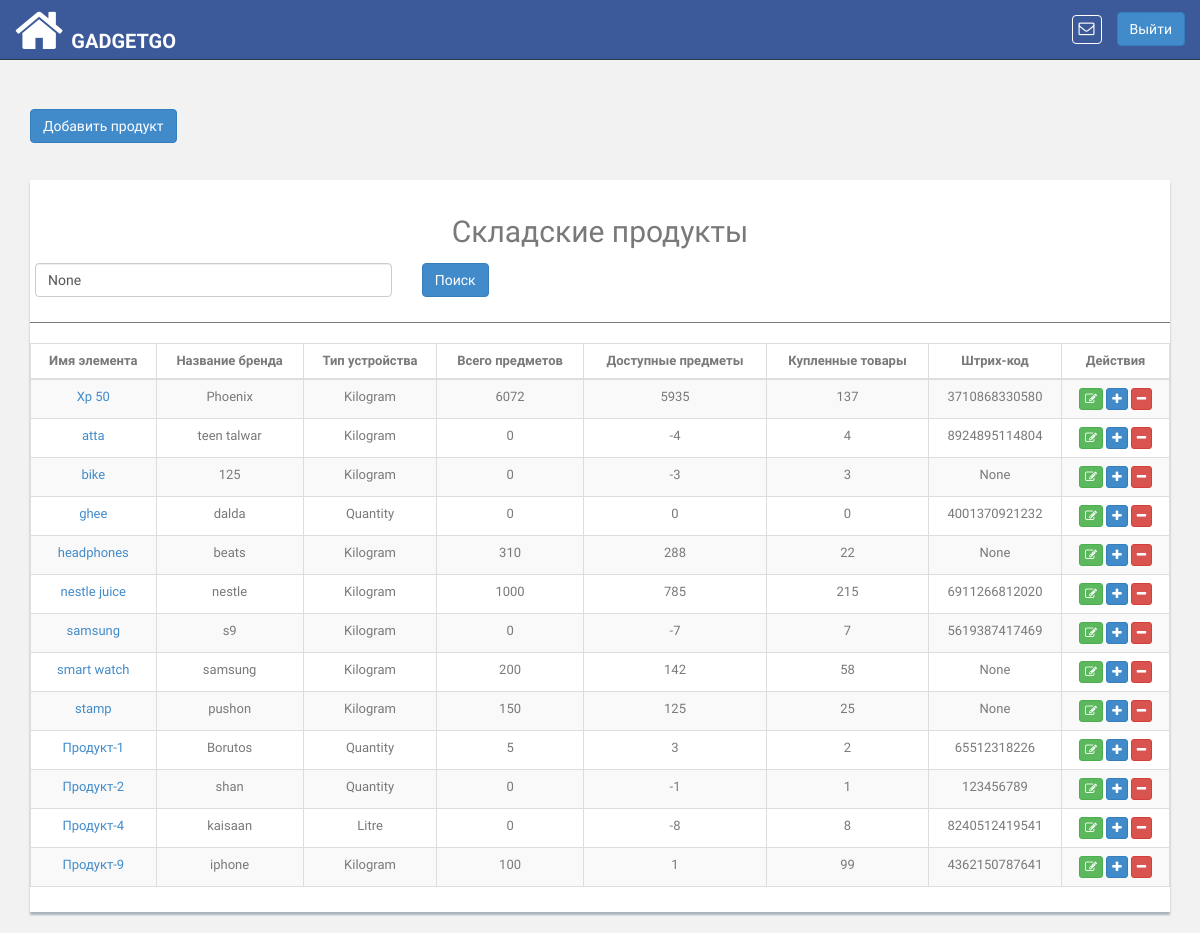
/product/stock/items/list/ (signed in), run on the app's committed database.
### pis_product/models.py (models this page shows, shortened)
class Product(models.Model):
    UNIT_TYPE_KG = 'Kilogram'
    UNIT_TYPE_GRAM = 'Gram'
    UNIT_TYPE_LITRE = 'Litre'
    UNIT_TYPE_QUANTITY = 'Quantity'
    UNIT_TYPES = (
        (UNIT_TYPE_KG, 'Kilogram'),
        (UNIT_TYPE_GRAM, 'Gram'),
        (UNIT_TYPE_LITRE, 'Litre'),
        (UNIT_TYPE_QUANTITY, 'Quantity'),
    )
    unit_type = models.CharField(
        choices=UNIT_TYPES, default=UNIT_TYPE_QUANTITY,
        blank=True, null=True, max_length=200
    )
    name = models.CharField(max_length=100, unique=True)
    brand_name = models.CharField(max_length=200, blank=True, null=True)
    retailer = models.ForeignKey(
        'pis_retailer.Retailer',
        related_name='retailer_product',on_delete=models.CASCADE
    )
    bar_code = models.CharField(max_length=13, unique=True, blank=True,
                                null=True)
    def __unicode__(self):
        return self.name
    def total_items(self):
        try:
            obj_stock_in = self.stockin_product.aggregate(Sum('quantity'))
            stock_in = float(obj_stock_in.get('quantity__sum'))
        except:
            stock_in = 0
        return stock_in
    def product_available_items(self):
        try:
            obj_stock_in = self.stockin_product.aggregate(Sum('quantity'))
            stock_in = float(obj_stock_in.get('quantity__sum'))
        except:
            stock_in = 0
        try:
            obj_stock_out = self.stockout_product.aggregate(
                Sum('stock_out_quantity'))
            stock_out = float(obj_stock_out.get('stock_out_quantity__sum'))
        except:
            stock_out = 0
        return  stock_in - stock_out
    def product_purchased_items(self):
        try:
            obj_stock_out = self.stockout_product.aggregate(
                Sum('stock_out_quantity'))
            stock_out = float(obj_stock_out.get('stock_out_quantity__sum'))
        except:
            stock_out = 0
        return  stock_out

### pis_product/views.py (the view)
class StockItemList(ListView):
    template_name = 'products/stock_list.html'
    model = Product
    paginate_by = 150
    ordering = 'name'
    def dispatch(self, request, *args, **kwargs):
        if not self.request.user.is_authenticated:
            return HttpResponseRedirect(reverse('login'))
        return super(
            StockItemList, self).dispatch(request, *args, **kwargs)
    def get_queryset(self):
        queryset = self.queryset
        if not queryset:
            queryset = (
                self.request.user.retailer_user.retailer
                    .retailer_product.all()
            )
        if self.request.GET.get('name'):
            queryset = queryset.filter(
                name__icontains=self.request.GET.get('name'))
        return queryset.order_by('name')
    def get_context_data(self, **kwargs):
        context = super(StockItemList, self).get_context_data(**kwargs)
        context.update({
            'search_value_name': self.request.GET.get('name')
        })
        return context

### pis_com/templatetags/template_tags.py (called while the page is built)
@register.simple_tag
def product_notifications(retailer_id):
    return Product.objects.filter(retailer__id=retailer_id)

### templates/products/stock_list.html (shortened to what this page needs)
{% extends 'base.html' %}
{% block content %}
    <div class="col-md-12">
            <br>
            <a href="{% url 'product:add_product' retailer_id=request.user.retailer_user.retailer.id %}"><button type="button" id="add-product" class="btn btn-primary"  id="load" data-loading-text="<i class='fa fa-circle-o-notch fa-spin'></i>Processing">Добавить продукт </button></a>
            <br><br><br>
            <div class="content-panel table-responsive">
                <table class="table table-striped table-bordered table-advance table-hover item-table">
                    <h2 class="text-center">Складские продукты</h2>
                    <div class="row" style="padding: 5px">
                        <div class="col-lg-4">
                            <input type="text" class="form-control name_search" placeholder="Поиск по названию элемента..." value="{{ search_value_name }}">
                        </div>
                        <div class="col-lg-2">
                            <button class="btn btn-primary search">Поиск</button>
                        </div>
                    </div>
                    <hr>
                    <thead>
                    <tr>
                        <th class="text-center">Имя элемента</th>
                        <th class="text-center">Название бренда</th>
                        <th class="text-center">Тип устройства</th>
                        <th class="text-center">Всего предметов</th>
                        <th class="text-center">Доступные предметы</th>
                        <th class="text-center">Купленные товары</th>
                        <th class="text-center">Штрих-код</th>
                        <th class="text-center">Действия</th>
                    </tr>
                    </thead>
                    <tbody class="product-table-body text-center">
                    {% for item in object_list %}
                        <tr>
                            <td><a href="{% url 'product:item_details' pk=item.id %}">{{ item.name}}</a></td>
                            <td class="#">{{ item.brand_name }}</td>
                            <td class="#">{{ item.unit_type }}</td>
                            <td>{{ item.total_items|floatformat:-2 }}</td>
                            <td>{{ item.product_available_items|floatformat:-2 }}</td>
                            <td>{{ item.product_purchased_items|floatformat:-2 }}</td>
                            <td>{{ item.bar_code }}</td>
                            <td>
                                <a href="{% url 'product:update_product' pk=item.id %}"><button class="btn btn-success btn-xs"><i class="fa fa-edit"></i></button></a>
                                <a href="{% url 'product:stockin_list' product_id=item.id %}"><button class="btn btn-primary btn-xs"><i class="fa fa-plus"></i></button></a>
                                <a href="{% url 'product:stockout_list' product_id=item.id %}"><button class="btn btn-danger btn-xs" title="Stock Out"><i class="fa fa-minus"></i></button></a>
                            </td>
                        </tr>
                    {% endfor %}
                    </tbody>
                </table>
            </div>
        </div>
{% endblock %}

### app_static/css/style.css (style rules this page uses)
body { color: #797979; background: #f2f2f2; font-family: 'Ruda', sans-serif; padding: 0px !important; margin: 0px !important; font-size:13px; }
a, a:hover, a:focus { text-decoration: none; outline: none; }
hr { margin-top: 20px; margin-bottom: 20px; border: 0; border-top: 1px solid #797979; }
.content-panel { background: #ffffff; box-shadow: 0px 3px 2px #aab2bd; padding-top: 15px; padding-bottom: 5px; }

### data on the page
Product: name "Xp 50", brand_name "Phoenix", unit_type "Kilogram", total_items "6072", product_available_items "5935", product_purchased_items "137", bar_code "3710868330580"
Product: name "atta", brand_name "teen talwar", unit_type "Kilogram", total_items "0", product_available_items "-4", product_purchased_items "4", bar_code "8924895114804"
Product: name "bike", brand_name "125", unit_type "Kilogram", total_items "0", product_available_items "-3", product_purchased_items "3", bar_code "None"
Product: name "ghee", brand_name "dalda", unit_type "Quantity", total_items "0", product_available_items "0", product_purchased_items "0", bar_code "4001370921232"
Product: name "headphones", brand_name "beats", unit_type "Kilogram", total_items "310", product_available_items "288", product_purchased_items "22", bar_code "None"
Product: name "nestle juice", brand_name "nestle", unit_type "Kilogram", total_items "1000", product_available_items "785", product_purchased_items "215", bar_code "6911266812020"
Product: name "samsung", brand_name "s9", unit_type "Kilogram", total_items "0", product_available_items "-7", product_purchased_items "7", bar_code "5619387417469"
Product: name "smart watch", brand_name "samsung", unit_type "Kilogram", total_items "200", product_available_items "142", product_purchased_items "58", bar_code "None"
Product: name "stamp", brand_name "pushon", unit_type "Kilogram", total_items "150", product_available_items "125", product_purchased_items "25", bar_code "None"
Product: name "Продукт-1", brand_name "Borutos", unit_type "Quantity", total_items "5", product_available_items "3", product_purchased_items "2", bar_code "65512318226"
Product: name "Продукт-2", brand_name "shan", unit_type "Quantity", total_items "0", product_available_items "-1", product_purchased_items "1", bar_code "123456789"
Product: name "Продукт-4", brand_name "kaisaan", unit_type "Litre", total_items "0", product_available_items "-8", product_purchased_items "8", bar_code "8240512419541"
Product: name "Продукт-9", brand_name "iphone", unit_type "Kilogram", total_items "100", product_available_items "1", product_purchased_items "99", bar_code "4362150787641"
